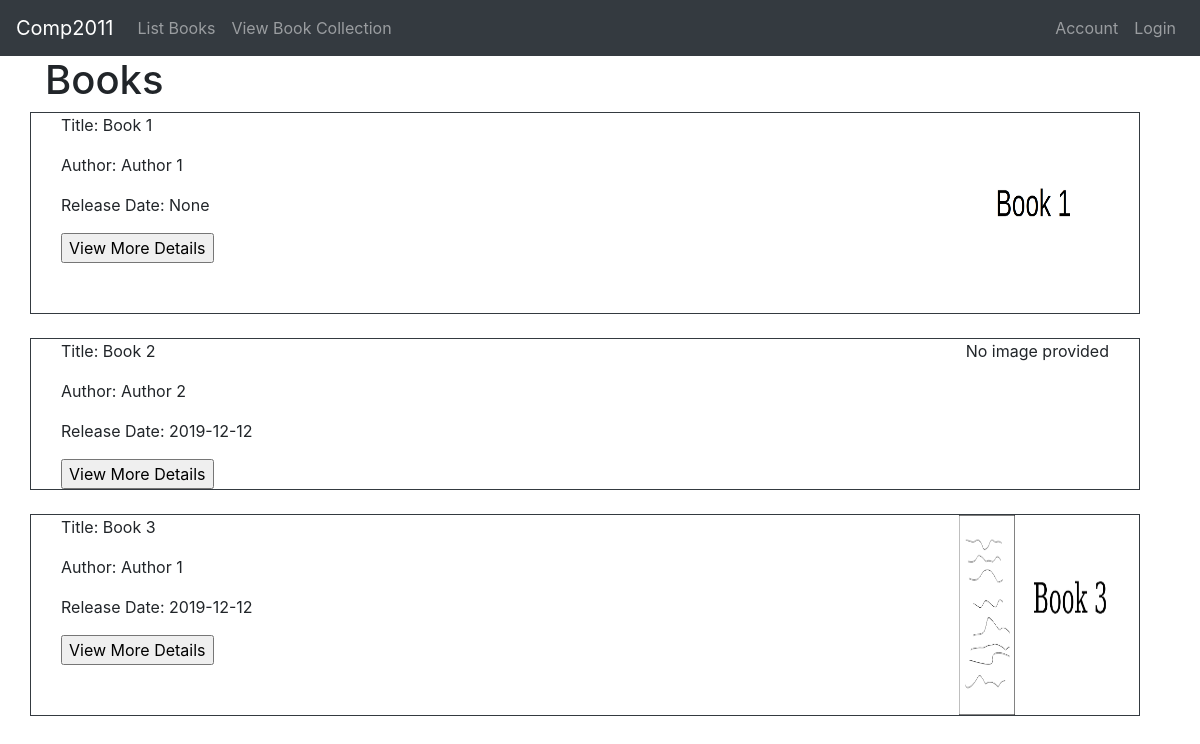
Page /list_books on the earlier database version.
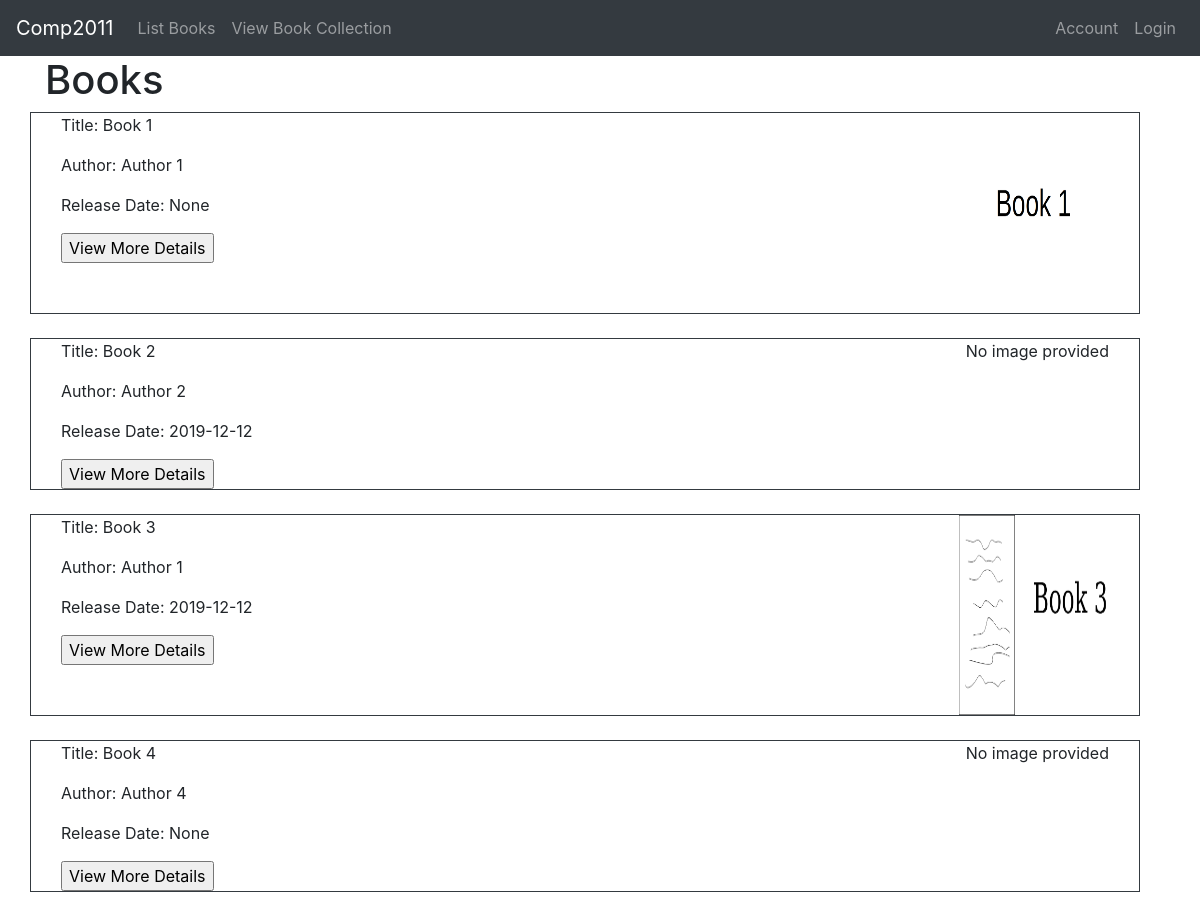
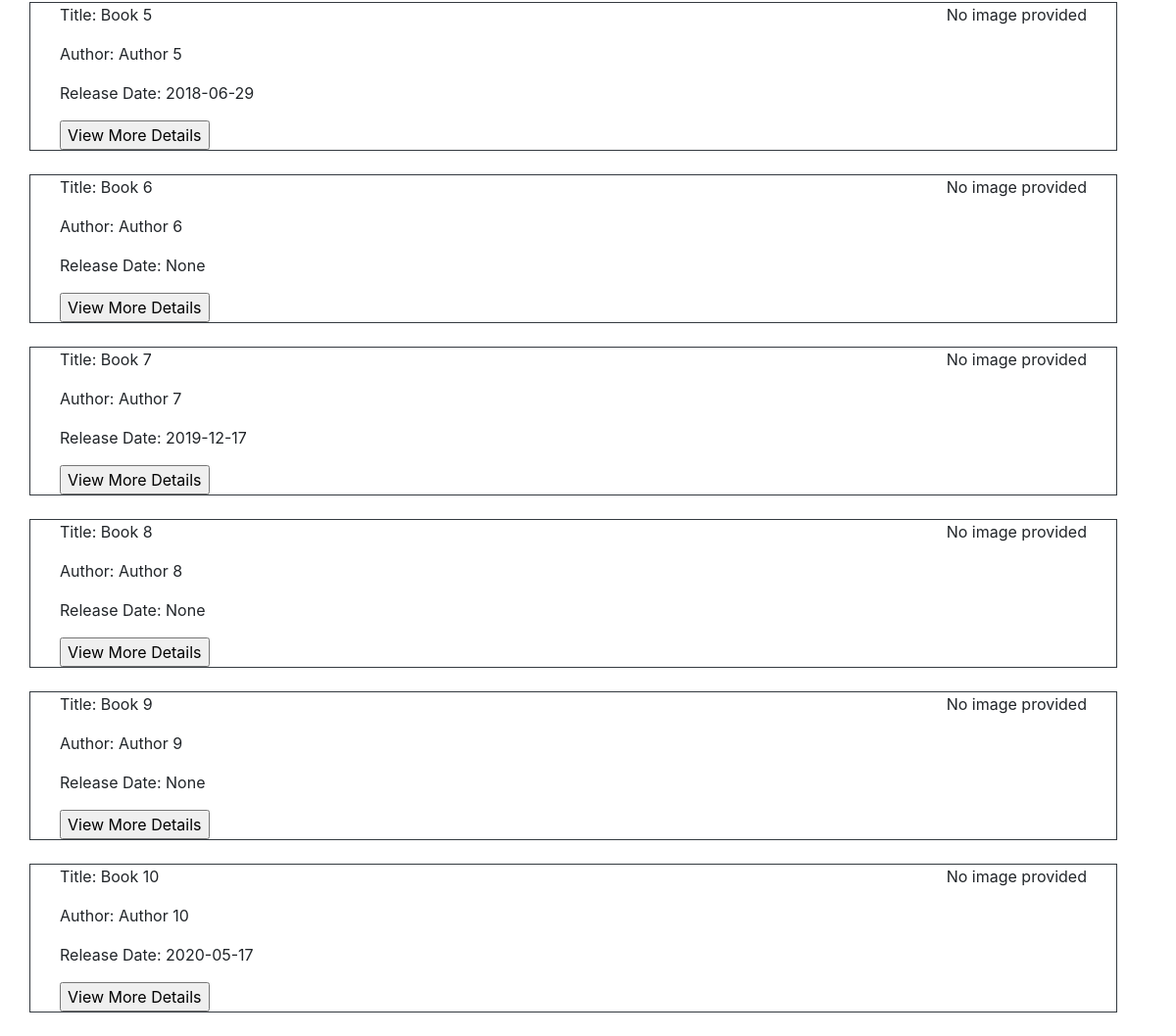
Same page on the later database version (2 pictures, top to bottom).
### app/models.py (models this page shows, shortened)
class Book(db.Model):
    id = db.Column(db.Integer, primary_key=True)
    title = db.Column(db.String(128), index=True, unique=True)
    author = db.Column(db.String(255), index=True)
    image = db.Column(db.String(512), default=None)
    description = db.Column(db.String(512), default=None)
    release_date = db.Column(db.Date, default=None)
    reviews = db.relationship('Review', backref='book', lazy='dynamic')

### app/views.py (the view)
@app.route('/list_books')
def ListBooks():
    user = current_user
    books = models.Book.query.all()
    return render_template("list_books.html",
                            title="List Books",
                            user=user,
                            books=books)

### app/templates/list_books.html (shortened to what this page needs)
{% extends "base.html" %}
{% block content %}
  <h1>Books</h1>
  {% for book in books %}
    <div class="container-fluid border border-dark row">
      <div class="col-md-6">
        <p>Title: {{ book.title }}</p>
        <p>Author: {{ book.author }}</p>
        <p>Release Date: {{ book.release_date }}</p>
        <form action="/details" method="post" name="Details">
          <input type="button" value="View More Details" onclick="this.form.submit()">
        </form>
      </div>
      <div class="col-md-6">
        {% if book.image %}
          <img style="float:right;" src="{{ book.image }}" alt="Cover Image for {{ book.title }}" height="200" width="150">
        {% else %}
          <p style="float:right;">No image provided</p>
        {% endif %}
      </div>
    </div>
    <br>
  {% endfor %}
{% endblock %}

### app/templates/base.html (shortened to what this page needs)
<!DOCTYPE html>
<html lang="en">
<head>
  <link rel="stylesheet" href="https://stackpath.bootstrapcdn.com/bootstrap/4.4.1/css/bootstrap.min.css">
  <link rel="stylesheet" type="text/css" href="//cdnjs.cloudflare.com/ajax/libs/cookieconsent2/3.1.0/cookieconsent.min.css"></script>
</head>
<body>
  <nav class="navbar navbar-expand-lg navbar-dark bg-dark">
     <a class="navbar-brand" href="/">Comp2011</a>
     <ul class="navbar-nav mr-auto">
       <li class="nav-item">
         <a class="nav-link" href="/list_books">List Books</a>
       </li>
       <li class="nav-item">
         <a class="nav-link" href="/collection">View Book Collection</a>
       </li>
     </ul>
     <ul class="navbar-nav">
       <li class="nav-item">
         <a class="nav-link" href="/account">Account</a>
       </li>
       <li class="nav-item">
         {% if user.authenticated %}
         <a class="nav-link" href="/logout">Logout</a>
         {% else %}
         <a class="nav-link" href="/login">Login</a>
         {% endif %}
       </li>
     </ul>
   </nav>
  <div class="container">
    {% block content %}{% endblock %}
  </div>
</body>
</html>

Differences in the rows shown:
added Book: title "Book 4", author "Author 4", release_date "None", shows "No image provided"
added Book: title "Book 5", author "Author 5", release_date "2018-06-29", shows "No image provided"
added Book: title "Book 6", author "Author 6", release_date "None", shows "No image provided"
added Book: title "Book 7", author "Author 7", release_date "2019-12-17", shows "No image provided"
added Book: title "Book 8", author "Author 8", release_date "None", shows "No image provided"
added Book: title "Book 9", author "Author 9", release_date "None", shows "No image provided"
added Book: title "Book 10", author "Author 10", release_date "2020-05-17", shows "No image provided"
